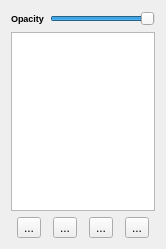
<?xml version="1.0" encoding="UTF-8"?>
<ui version="4.0">
 <class>SceneTab</class>
 <widget class="QWidget" name="SceneTab">
  <property name="geometry">
   <rect>
    <x>0</x>
    <y>0</y>
    <width>166</width>
    <height>249</height>
   </rect>
  </property>
  <property name="windowTitle">
   <string>Form</string>
  </property>
  <layout class="QVBoxLayout" name="verticalLayout">
   <item>
    <layout class="QHBoxLayout" name="opacityLayout">
     <item>
      <widget class="QLabel" name="opacitySliderLabel">
       <property name="font">
        <font>
         <pointsize>7</pointsize>
         <weight>75</weight>
         <bold>true</bold>
        </font>
       </property>
       <property name="text">
        <string>Opacity</string>
       </property>
      </widget>
     </item>
     <item>
      <widget class="QSlider" name="opacitySlider">
       <property name="maximum">
        <number>100</number>
       </property>
       <property name="pageStep">
        <number>10</number>
       </property>
       <property name="value">
        <number>100</number>
       </property>
       <property name="sliderPosition">
        <number>100</number>
       </property>
       <property name="orientation">
        <enum>Qt::Horizontal</enum>
       </property>
       <property name="invertedAppearance">
        <bool>false</bool>
       </property>
       <property name="invertedControls">
        <bool>false</bool>
       </property>
      </widget>
     </item>
    </layout>
   </item>
   <item>
    <widget class="QTreeView" name="ImageTreeView">
     <property name="selectionMode">
      <enum>QAbstractItemView::SingleSelection</enum>
     </property>
     <property name="indentation">
      <number>5</number>
     </property>
    </widget>
   </item>
   <item>
    <layout class="QHBoxLayout" name="buttonsLayout">
     <item>
      <widget class="QToolButton" name="addButton">
       <property name="text">
        <string>...</string>
       </property>
       <property name="icon">
        <iconset resource="resources.qrc">
         <normaloff>:/icons/icons/baseline-add_circle-24px.svg</normaloff>:/icons/icons/baseline-add_circle-24px.svg</iconset>
       </property>
       <property name="iconSize">
        <size>
         <width>24</width>
         <height>24</height>
        </size>
       </property>
      </widget>
     </item>
     <item>
      <widget class="QToolButton" name="upButton">
       <property name="text">
        <string>...</string>
       </property>
       <property name="icon">
        <iconset resource="resources.qrc">
         <normaloff>:/icons/icons/baseline-arrow_upward-24px.svg</normaloff>:/icons/icons/baseline-arrow_upward-24px.svg</iconset>
       </property>
       <property name="iconSize">
        <size>
         <width>24</width>
         <height>24</height>
        </size>
       </property>
      </widget>
     </item>
     <item>
      <widget class="QToolButton" name="downButton">
       <property name="text">
        <string>...</string>
       </property>
       <property name="icon">
        <iconset resource="resources.qrc">
         <normaloff>:/icons/icons/baseline-arrow_downward-24px.svg</normaloff>:/icons/icons/baseline-arrow_downward-24px.svg</iconset>
       </property>
       <property name="iconSize">
        <size>
         <width>24</width>
         <height>24</height>
        </size>
       </property>
      </widget>
     </item>
     <item>
      <widget class="QToolButton" name="deleteButton">
       <property name="text">
        <string>...</string>
       </property>
       <property name="icon">
        <iconset resource="resources.qrc">
         <normaloff>:/icons/icons/baseline-delete-24px.svg</normaloff>:/icons/icons/baseline-delete-24px.svg</iconset>
       </property>
       <property name="iconSize">
        <size>
         <width>24</width>
         <height>24</height>
        </size>
       </property>
      </widget>
     </item>
    </layout>
   </item>
  </layout>
 </widget>
 <resources>
  <include location="resources.qrc"/>
 </resources>
 <connections/>
</ui>
